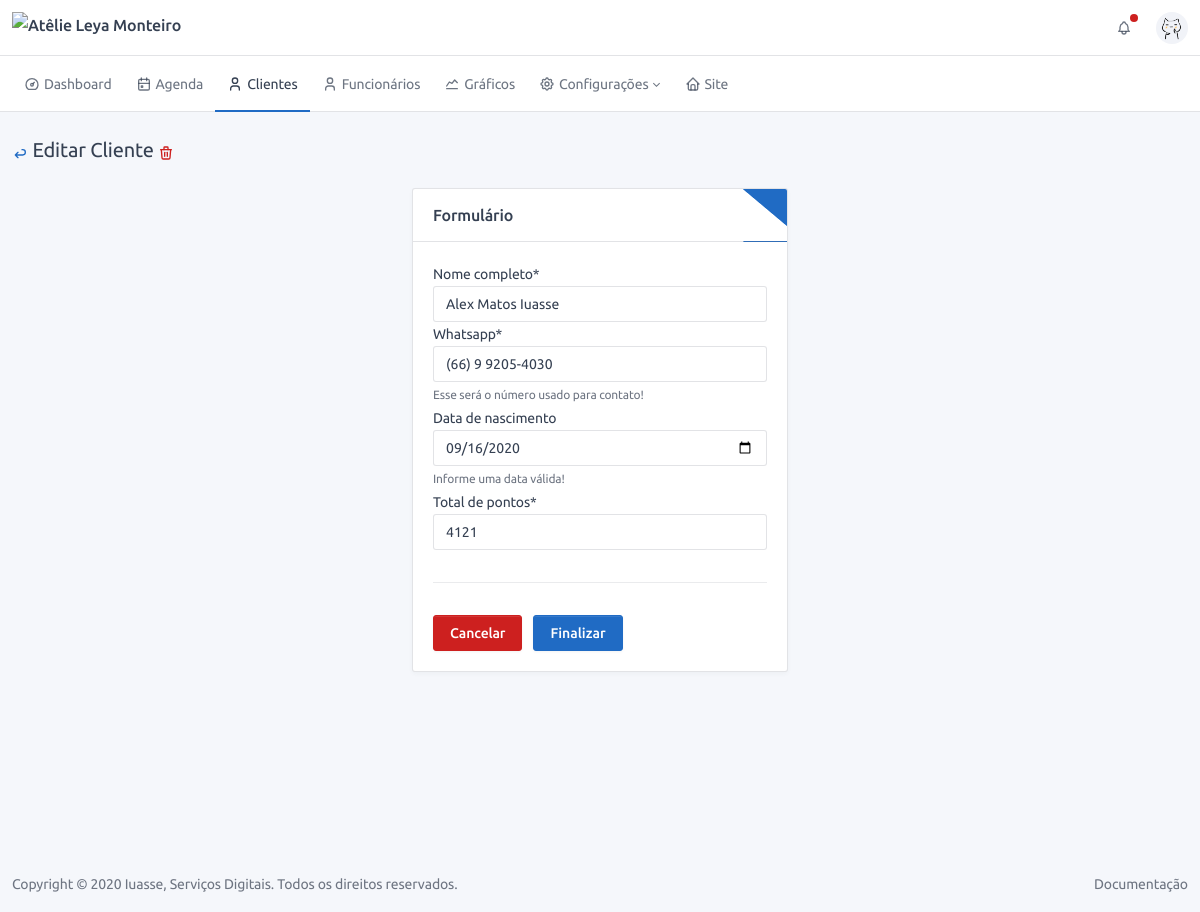
Page /user/admin/3/edit/ (signed in) on the earlier database version.
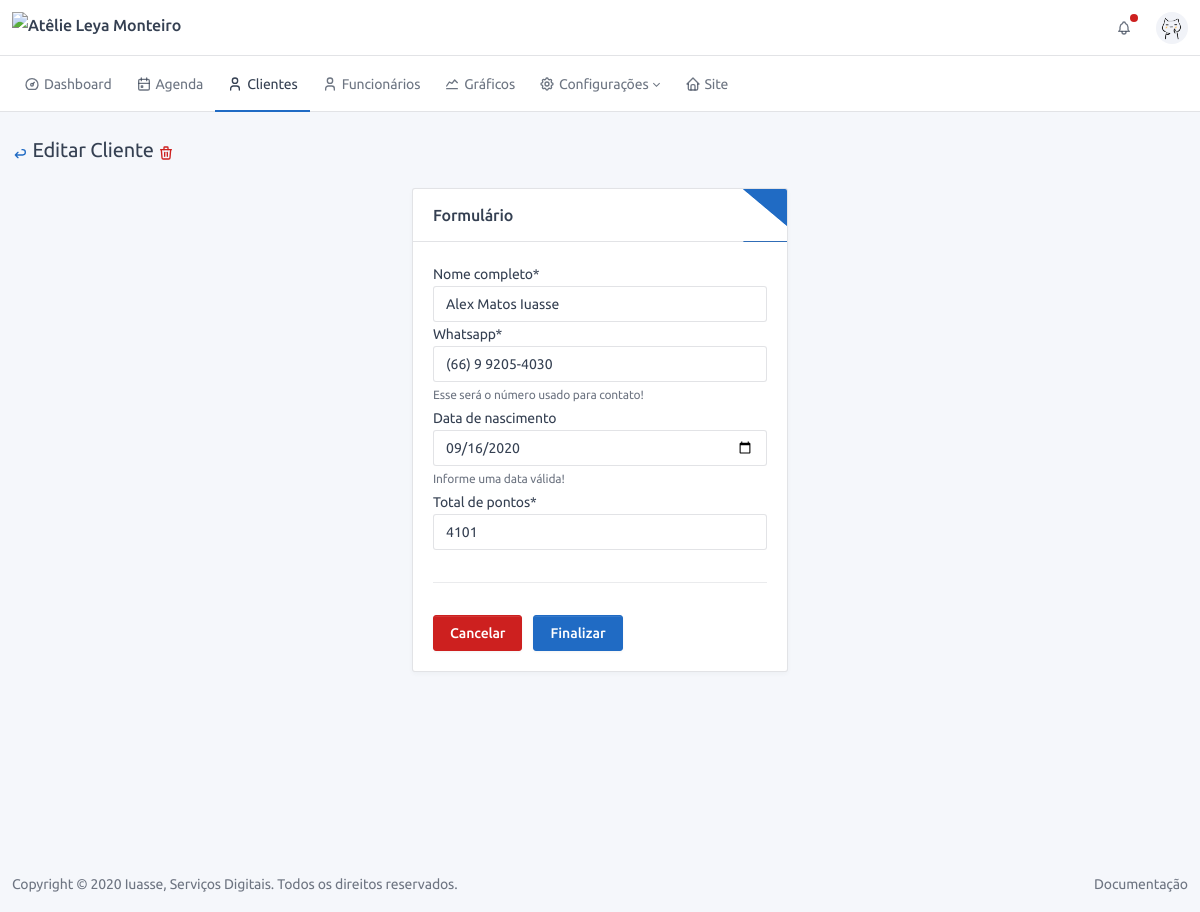
Same page on the later database version.
### users/models.py (models this page shows, shortened)
class Profile(BaseModel):
    name = models.CharField("nome completo", max_length=150)
    birth_date = models.DateField('data de nascimento', blank=True, null=True, help_text="Informe uma data válida!")
    whatsapp = models.CharField('whatsapp', max_length=16, help_text="Esse será o número usado para contato!")
    total_of_points = models.IntegerField(default=0, verbose_name='Total de pontos')
    user = models.OneToOneField(User, on_delete=models.CASCADE)
    def get_absolute_url(self):
        return reverse('users:admin:profile', kwargs={'pk': self.pk})

### users/views.py (the view)
# urls.py: path('<int:pk>/edit/', ProfileEdit.as_view(), name='edit'),
class ProfileEdit(LoginRequiredMixin, PermissionRequiredMixin, UpdateView):
    model = Profile
    form_class = ProfileFormAdmin
    template_name = 'user/form.html'
    permission_required = ('users.edit_profile',)
    title = TITLE_EDIT_USER
    subtitle = SUBTITLE_USER

### users/forms.py
class ProfileFormAdmin(forms.ModelForm):
    class Meta:
        model = Profile
        widgets = {
            'birth_date': forms.DateInput(format='%Y-%m-%d', attrs={'type': 'date'}),
        }
        fields = ('name', 'whatsapp', 'birth_date', 'total_of_points')

### frontend/templates/user/form.html (shortened to what this page needs)
{% extends 'base.html' %}
{% load static %}
{% load crispy_forms_tags %}
{% block content %}
<div class="container-fluid">
    <div class="page-header">
        <div class="row align-items-center">
            <div class="col-auto">
                <h2 class="page-title">
                    <a data-toggle="tooltip"
                       href="{% if object %} {{object.get_absolute_url}} {% else %} {{view.get_back_url}} {% endif %}"
                       title="{{TOOLTIP_BACK}}">
                        <span class="text-primary">{{ICON_ARROW_BACK|safe}}</span>
                    </a>
                    {{view.title}}
                    {% if object %}
                    <a data-toggle="tooltip" href="{{ view.get_delete_url }}" title="{{TOOLTIP_DEL}}">
                        <span class="text-danger">{{ICON_DELETE|safe}}</span>
                    </a>
                    {% endif %}
                </h2>
            </div>
        </div>
    </div>
    <div class="row align-items-center">
        <div class="col-lg-4 ml-auto mr-auto">
            <div class="card">
                <div class="card-header bg-triangle-top-primary">
                    <h3 class="card-title">Formulário</h3>
                </div>
                <div class="card-body">
                    <form method="post">
                        {% for field in form %}
                        {{ field|as_crispy_field }}
                        {% endfor %}
                        <hr>
                        <div class="form-row">
                            <div class="pull-right mt-3">
                                <a class="btn btn-danger mr-2"
                                   href="{% if object %} {{object.get_absolute_url}} {% else %} {{view.get_back_url}} {% endif %}"
                                   type="button">
                                    Cancelar
                                </a>
                                <button class="btn btn-primary" type="submit">Finalizar</button>
                            </div>
                        </div>
                    </form>
                </div>
            </div>
        </div>
    </div>
</div>
{% endblock %}

Differences in the rows shown:
changed Profile "Alex Matos Iuasse": total_of_points "4121" → "4101"
